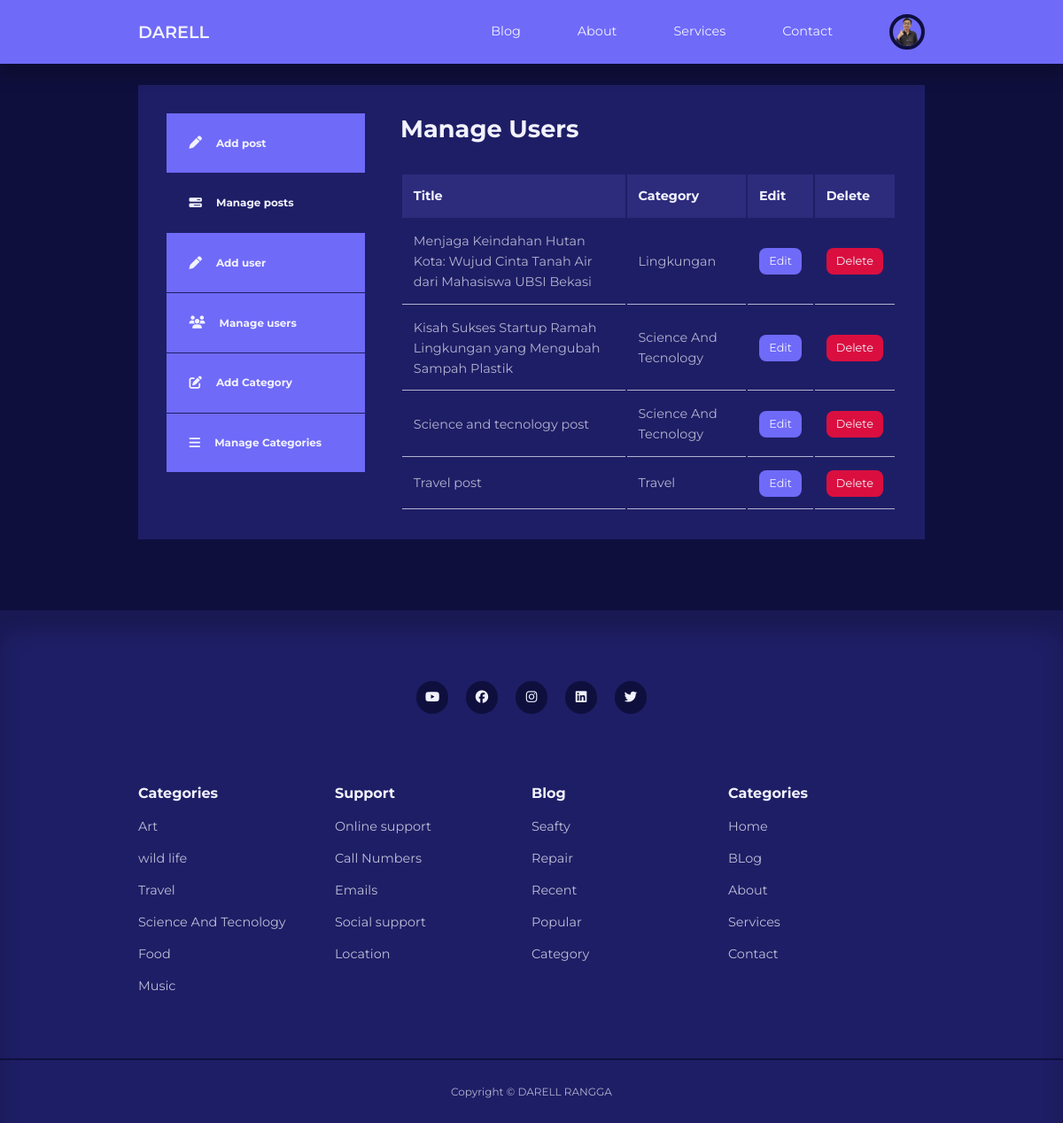
The app's page /admin/ (signed in) with its own data.
### tables this page shows
CREATE TABLE `users` (
  `id` int UNSIGNED NOT NULL,
  `firstname` varchar(50) NOT NULL,
  `lastname` varchar(50) NOT NULL,
  `username` varchar(50) NOT NULL,
  `email` varchar(100) NOT NULL,
  `password` varchar(255) NOT NULL,
  `avatar` varchar(255) NOT NULL,
  `is_admin` tinyint(1) NOT NULL
);

CREATE TABLE `posts` (
  `id` int NOT NULL,
  `title` varchar(255) NOT NULL,
  `body` text NOT NULL,
  `thumbnail` varchar(255) NOT NULL,
  `date_time` timestamp NOT NULL DEFAULT CURRENT_TIMESTAMP,
  `category_id` int UNSIGNED DEFAULT NULL,
  `author_id` int UNSIGNED NOT NULL,
  `is_featured` tinyint(1) NOT NULL
);

CREATE TABLE `categories` (
  `id` int UNSIGNED NOT NULL,
  `title` varchar(50) NOT NULL,
  `description` text NOT NULL
);

### admin/partials/header.php (called while the page is built, shortened)
<?php
require "../partials/header.php";

### admin/index.php (the view, shortened to what this page needs)
<?php
include "partials/header.php";
$current_user_id = $_SESSION['user-id'];
$query = "SELECT id, title, category_id FROM posts WHERE posts.author_id = $current_user_id ORDER BY posts.id DESC";
$posts = mysqli_query($conn, $query);
?>
<section class="dashboard">
  <div class="container dashboard-container">
    <aside>
      <ul>
        <li>
          <a href="add-post.php"><i class="fa-solid fa-pen"></i>
            <h5>Add post</h5>
          </a>
        </li>
        <li>
          <a href="index.php" class="active"><i class="fa-solid fa-bars-progress"></i>
            <h5>Manage posts</h5>
          </a>
        </li>
        <?php if (isset($_SESSION['user-id-admin'])) : ?>
          <li>
            <a href="add-user.php"><i class="fa-solid fa-pen"></i>
              <h5>Add user</h5>
            </a>
          </li>
          <li>
            <a href="manage-users.php"><i class="fa-solid fa-users"></i>
              <h5>Manage users</h5>
            </a>
          </li>
          <li>
            <a href="add-category.php"><i class="fa-solid fa-pen-to-square"></i>
              <h5>Add Category</h5>
            </a>
          </li>
          <li>
            <a href="manage-categories.php"><i class="fa-solid fa-bars"></i>
              <h5>Manage Categories</h5>
            </a>
          </li>
        <?php endif ?>
      </ul>
    </aside>
    <main>
      <h2>Manage Users</h2>
      <?php if (mysqli_num_rows($posts) > 0) : ?>
        <table>
          <thead>
            <tr>
              <th>Title</th>
              <th>Category</th>
              <th>Edit</th>
              <th>Delete</th>
            </tr>
          </thead>
          <tbody>
            <?php while ($post = mysqli_fetch_assoc($posts)) : ?>
              <?php
              $category_id = $post['category_id'];
              $category_query = "SELECT title FROM categories WHERE id = $category_id";
              $category_result = mysqli_query($conn, $category_query);
              $category = mysqli_fetch_assoc($category_result);
              ?>
              <tr>
                <td><?= $post['title']; ?></td>
                <td><?= $category['title']; ?></td>
                <td><a href="<?= ROOT_URL ?>admin/edit-posts.php?id=<?= $post['id']; ?>" class="btn sm">Edit</a></td>
                <td>
                  <a href="<?= ROOT_URL ?>admin/delete-posts.php?id=<?= $post['id']; ?>" class="btn sm danger">Delete</a>
                </td>
              </tr>
            <?php endwhile ?>
          </tbody>
        </table>
      <?php else : ?>
        <div class="alert-message error"><?= "Posts Tidak Di Temukan"; ?></div>
      <?php endif ?>
    </main>
  </div>
</section>
<?php
include "../partials/footer.php"
?>

### partials/header.php (shortened to what this page needs)
<?php
require "config/database.php";
if (isset($_SESSION['user-id'])) {
    $id = filter_var($_SESSION['user-id'], FILTER_SANITIZE_NUMBER_INT);
    $query = "SELECT avatar FROM users WHERE id = $id";
    $result = mysqli_query($conn, $query);
    $avatar = mysqli_fetch_assoc($result);
}
?>
<!DOCTYPE html>
<html lang="en">
<head>
    <link rel="stylesheet" href="<?= ROOT_URL; ?>dist/style.css" />
    <link
        rel="stylesheet"
        href="https://cdnjs.cloudflare.com/ajax/libs/font-awesome/6.7.2/css/all.min.css"
 />
    <link
        rel="stylesheet"
        href="https://unicons.iconscout.com/release/v4.0.8/css/line.css" />
</head>
<body>
    <nav>
        <div class="container nav-container">
            <a href="<?= ROOT_URL; ?>" class="nav-logo">DARELL</a>
            <ul class="nav-items">
                <li><a href="<?= ROOT_URL ?>blog.php">Blog</a></li>
                <li><a href="<?= ROOT_URL ?>about.php">About</a></li>
                <li><a href="<?= ROOT_URL ?>services.php">Services</a></li>
                <li><a href="<?= ROOT_URL ?>contact.php">Contact</a></li>
                <?php if (isset($_SESSION['user-id'])) : ?>
                    <li class="nav-profile">
                        <div class="avatar">
                            <img src="<?= ROOT_URL . 'images/' . $avatar['avatar'] ?>" />
                        </div>
                    </li>
                <?php else : ?>
                    <li><a href="signin.php">Sign In</a></li>
                <?php endif ?>
            </ul>
        </div>
    </nav>

### records on screen
users: avatar (picture)
posts: title "Menjaga Keindahan Hutan Kota: Wujud Cinta Tanah Air dari Mahasiswa UBSI Bekasi", category.title "Lingkungan"
posts: title "Kisah Sukses Startup Ramah Lingkungan yang Mengubah Sampah Plastik", category.title "Science And Tecnology"
posts: title "Science and tecnology post", category.title "Science And Tecnology"
posts: title "Travel post", category.title "Travel"
